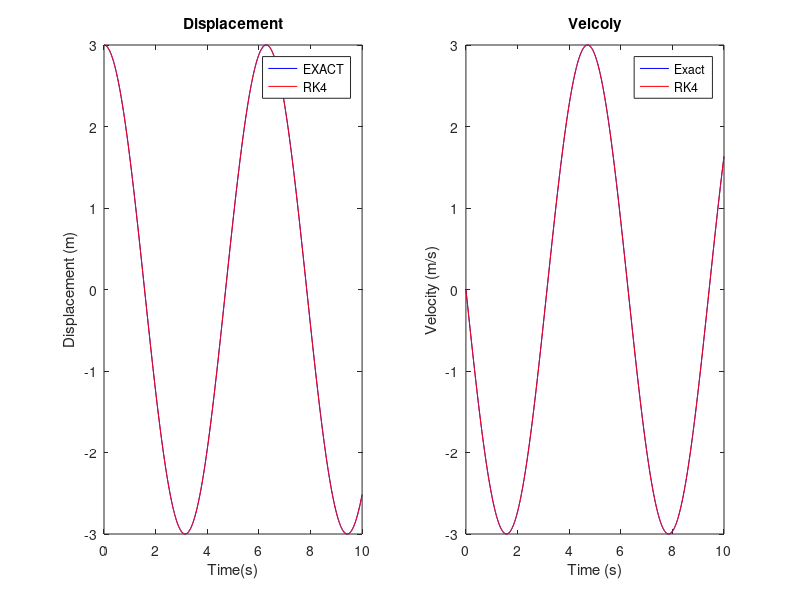

MATLAB code for this plot:
clear;
clc;
close all;

% Input parameters
dt = 0.01;
k = 1;
m = 1;
x0 = 3;
v0 = 0;
t = 0:dt:10;

% Exact solution
x_exact = x0*cos(sqrt(k/m)*t);
v_exact = -sqrt(k/m)*x0*sin(sqrt(k/m)*t);

% RK4
f1 = @(t,x,v) v;
f2 = @(t,x,v) -k/m*x;
h = dt;

x = zeros(length(t), 1);
v = zeros(length(t), 1);

x(1) = x0;
v(1) = v0;

for i = 1:length(t)-1

    K1x = f1(t(i),x(i),v(i));
    K1v = f2(t(i),x(i),v(i));
    K2x = f1(t(i) + h/2, x(i) + h*K1x/2, v(i) + h*K1v/2);
    K2v = f2(t(i) + h/2, x(i) + h*K1x/2, v(i) + h*K1v/2);
    K3x = f1(t(i) + h/2, x(i) + h*K2x/2, v(i) + h*K2v/2);
    K3v = f2(t(i) + h/2, x(i) + h*K2x/2, v(i) + h*K2v/2);
    K4x = f1(t(i) + h, x(i) + h*K3x, v(i) + h*K3v);
    K4v = f2(t(i) + h, x(i) + h*K3x, v(i) + h*K3v);
    
    x(i+1) = x(i) + h/6*(K1x + 2*K2x + 2*K3x + K4x);
    v(i+1) = v(i) + h/6*(K1v + 2*K2v + 2*K3v + K4v);

end

%plots
subplot(121);
plot(t,x_exact,'b',t,x,'r');
legend('EXACT','RK4');
xlabel('Time(s)');
ylabel('Displacement (m)');
title('Displacement');

subplot(122);
plot(t,v_exact,'b',t,v,'r');
legend('Exact','RK4');
xlabel('Time (s)');
ylabel('Velocity (m/s)');
title('Velcoiy');
